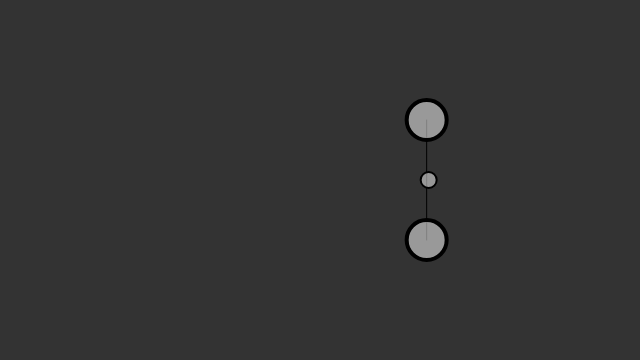
Frame 1 (no input)
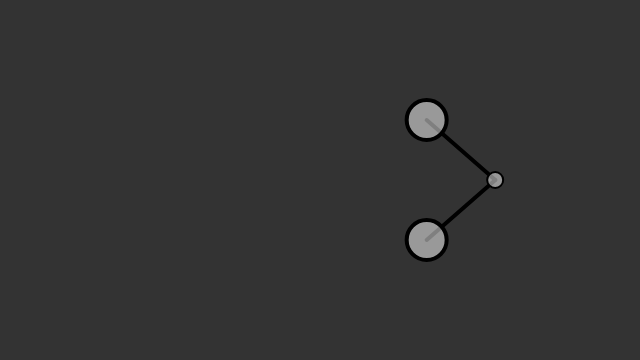
Frame 60 (no input)
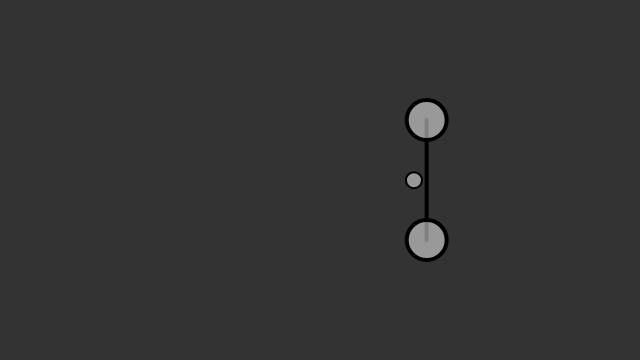
Frame 120 (the mouse pressed at the canvas centre since frame 60)

The p5.js sketch that drew these frames (run headless with seeded random() and noise() and a simulated clock; from frame 60 on, the mouse is pressed at the canvas centre):

// p5.js sketch
// ── sketch.js
// Daniel Shiffman
// https://www.kadenze.com/courses/the-nature-of-code
// http://natureofcode.com/
// Session 2: Gravitational Attraction

// One particle, one attractor
var particle;
var attractor;
var attractor2;

function setup() {
  createCanvas(640, 360);
  particle = new Particle(width*2/3, height/2, 1);
  attractor = new Attractor(width*2/3, height/3);
  attractor2 = new Attractor(width*2/3, height*2/3);
}

function draw() {
  background(51);

  // Attractor attracts particle
  if(particle.pos.x >= width*2/3){
    var force = attractor.calculateAttraction(particle);
    var force2 = attractor2.calculateAttraction(particle);
    particle.applyForce(force);
    particle.applyForce(force2);

    line(attractor.pos.x, attractor.pos.y, particle.pos.x, particle.pos.y);
    line(attractor2.pos.x, attractor2.pos.y, particle.pos.x, particle.pos.y);
  }else{
    var gravity = createVector(0, 0.01);
    particle.applyForce(gravity);

    line(attractor.pos.x, attractor.pos.y, attractor2.pos.x, attractor2.pos.y);
  }

  particle.update();
  particle.display();

  attractor.display();
  attractor2.display();
}

// ── attractor.js
// Daniel Shiffman
// https://www.kadenze.com/courses/the-nature-of-code
// http://natureofcode.com/
// Session 2: Gravitational Attraction

var Attractor = function(w, h) {
  this.pos = createVector(w, h);
  this.mass = 20;
  this.G = 1;

  this.calculateAttraction = function(p) {
    // Calculate direction of force
    var force = p5.Vector.sub(this.pos, p.pos);
    // Distance between objects
    var distance = force.mag();
    // Artificial constraint
    distance = constrain(distance, 5, 25);
    // Normalize vector (distance doesn't matter here, we just want this vector for direction)
    force.normalize();
    // Calculate gravitional force magnitude
    var strength = (this.G * this.mass * p.mass) / (distance * distance);
    // Get force vector --> magnitude * direction
    force.mult(strength);
    return force;
  }

  // Method to display
  this.display = function() {
    ellipseMode(CENTER);
    strokeWeight(4);
    stroke(0);
    ellipse(this.pos.x, this.pos.y, this.mass*2, this.mass*2);
  }
}

// ── particle.js
// Daniel Shiffman
// https://www.kadenze.com/courses/the-nature-of-code
// http://natureofcode.com/
// Session 2: Gravitational Attraction

var Particle = function(w, h, m) {
  this.pos = createVector(w, h);
  this.vel = createVector(2, 0);
  this.acc = createVector(0, 0);
  this.mass = m;

  this.applyForce = function(force) {
    var f = force.copy();
    f.div(this.mass);
    this.acc.add(f);
  };

  this.update = function() {
    this.vel.add(this.acc);
    this.pos.add(this.vel);
    this.acc.mult(0);
  };

  this.display = function() {
    stroke(0);
    strokeWeight(2);
    fill(255, 127);
    ellipse(this.pos.x, this.pos.y, this.mass*16, this.mass*16);
  };
}
